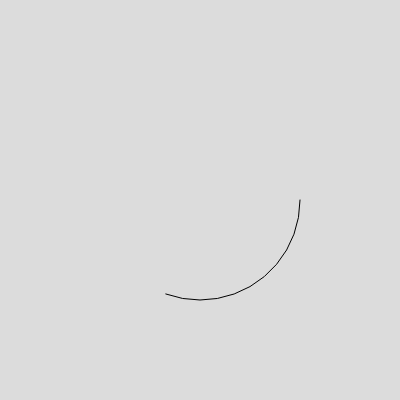
Frame 1 (no input)
Frame 60 (no input): identical to frame 1, image omitted
Frame 120 (the mouse pressed at the canvas centre since frame 60): identical to frame 1, image omitted

The p5.js sketch that drew this single still picture (run headless with seeded random() and noise() and a simulated clock; from frame 60 on, the mouse is pressed at the canvas centre):

// p5.js sketch
// ── sketch.js
let cirPath = [];
let triPath = [];
let spacing = 10;

function setup() {
  createCanvas(400, 400);
  angleMode(DEGREES);
  let radius = 100;

  for (let a = 0; a < 120; a += spacing) {
    let x = radius * cos(a);
    let y = radius * sin(a);
    let v = createVector(x, y);
    cirPath.push(v);

  }


}

function draw() {
  background(220);
  translate(width / 2, height / 2);
  stroke(0);
  noFill();
  beginShape();
  for (let i = 0; i < cirPath.length; i++) {
    let v = cirPath[i];
    vertex(v.x, v.y);
  }
  endShape();
}
